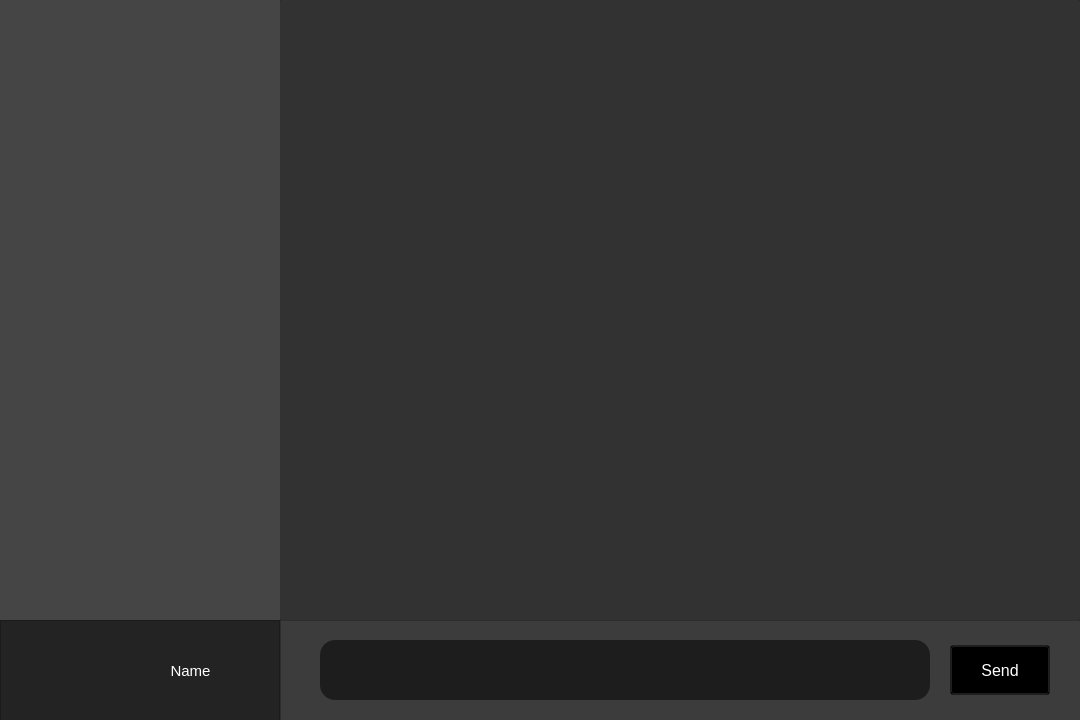
<?xml version="1.0" encoding="UTF-8"?>
<ui version="4.0">
 <class>MainWindow</class>
 <widget class="QMainWindow" name="MainWindow">
  <property name="geometry">
   <rect>
    <x>0</x>
    <y>0</y>
    <width>1080</width>
    <height>720</height>
   </rect>
  </property>
  <property name="windowTitle">
   <string>MainWindow</string>
  </property>
  <property name="styleSheet">
   <string notr="true">background-color: black;</string>
  </property>
  <widget class="QWidget" name="centralwidget">
   <widget class="QFrame" name="namemenu">
    <property name="geometry">
     <rect>
      <x>0</x>
      <y>620</y>
      <width>280</width>
      <height>101</height>
     </rect>
    </property>
    <property name="styleSheet">
     <string notr="true">#namemenu {
	background-color: rgb(35, 35, 35);
}</string>
    </property>
    <property name="frameShape">
     <enum>QFrame::StyledPanel</enum>
    </property>
    <property name="frameShadow">
     <enum>QFrame::Raised</enum>
    </property>
    <widget class="QLabel" name="my_name">
     <property name="geometry">
      <rect>
       <x>110</x>
       <y>20</y>
       <width>161</width>
       <height>61</height>
      </rect>
     </property>
     <property name="font">
      <font>
       <pointsize>11</pointsize>
       <weight>50</weight>
       <bold>false</bold>
      </font>
     </property>
     <property name="styleSheet">
      <string notr="true">#my_name {
	background-color: rgb(0,0,0,0);
	color: white;
}</string>
     </property>
     <property name="text">
      <string>Name</string>
     </property>
     <property name="alignment">
      <set>Qt::AlignCenter</set>
     </property>
    </widget>
    <widget class="QLabel" name="my_photo">
     <property name="geometry">
      <rect>
       <x>10</x>
       <y>5</y>
       <width>91</width>
       <height>91</height>
      </rect>
     </property>
     <property name="styleSheet">
      <string notr="true">#my_photo {
	background-color: rgb(0,0,0,0);
}</string>
     </property>
     <property name="text">
      <string/>
     </property>
     <property name="pixmap">
      <pixmap>../../../image/jeff.png</pixmap>
     </property>
     <property name="scaledContents">
      <bool>true</bool>
     </property>
     <property name="wordWrap">
      <bool>false</bool>
     </property>
     <property name="margin">
      <number>0</number>
     </property>
    </widget>
   </widget>
   <widget class="QFrame" name="input">
    <property name="geometry">
     <rect>
      <x>280</x>
      <y>620</y>
      <width>801</width>
      <height>101</height>
     </rect>
    </property>
    <property name="styleSheet">
     <string notr="true">#input {
	background-color: rgb(60, 60, 60);
}</string>
    </property>
    <property name="frameShape">
     <enum>QFrame::StyledPanel</enum>
    </property>
    <property name="frameShadow">
     <enum>QFrame::Raised</enum>
    </property>
    <widget class="QLineEdit" name="lineEdit">
     <property name="geometry">
      <rect>
       <x>40</x>
       <y>20</y>
       <width>610</width>
       <height>60</height>
      </rect>
     </property>
     <property name="font">
      <font>
       <pointsize>12</pointsize>
       <weight>50</weight>
       <bold>false</bold>
      </font>
     </property>
     <property name="cursor">
      <cursorShape>CrossCursor</cursorShape>
     </property>
     <property name="styleSheet">
      <string notr="true">border-radius: 15px;
background-color: rgb(29,29,29);
color: white;</string>
     </property>
     <property name="alignment">
      <set>Qt::AlignCenter</set>
     </property>
    </widget>
    <widget class="QPushButton" name="send_button">
     <property name="geometry">
      <rect>
       <x>670</x>
       <y>25</y>
       <width>100</width>
       <height>50</height>
      </rect>
     </property>
     <property name="font">
      <font>
       <pointsize>12</pointsize>
      </font>
     </property>
     <property name="cursor">
      <cursorShape>PointingHandCursor</cursorShape>
     </property>
     <property name="styleSheet">
      <string notr="true">#send_button {
	color: white;
	background-color: rgb(0,0,0,0);
	
}

#send_button::hover {
	color: black;
	background-color: white;
	border-radius: 15px;
}</string>
     </property>
     <property name="text">
      <string>Send</string>
     </property>
    </widget>
   </widget>
   <widget class="QListWidget" name="chat">
    <property name="geometry">
     <rect>
      <x>280</x>
      <y>0</y>
      <width>800</width>
      <height>620</height>
     </rect>
    </property>
    <property name="styleSheet">
     <string notr="true">#chat {
	background-color:  rgb(50, 50, 50);
border-radius: 1px;
}</string>
    </property>
   </widget>
   <widget class="QListWidget" name="menuchat">
    <property name="geometry">
     <rect>
      <x>0</x>
      <y>0</y>
      <width>280</width>
      <height>620</height>
     </rect>
    </property>
    <property name="styleSheet">
     <string notr="true">#menuchat {
	background-color: rgb(69, 69, 69);
	border: 0px;
}</string>
    </property>
   </widget>
   <zorder>chat</zorder>
   <zorder>namemenu</zorder>
   <zorder>input</zorder>
   <zorder>menuchat</zorder>
  </widget>
 </widget>
 <resources/>
 <connections/>
</ui>
